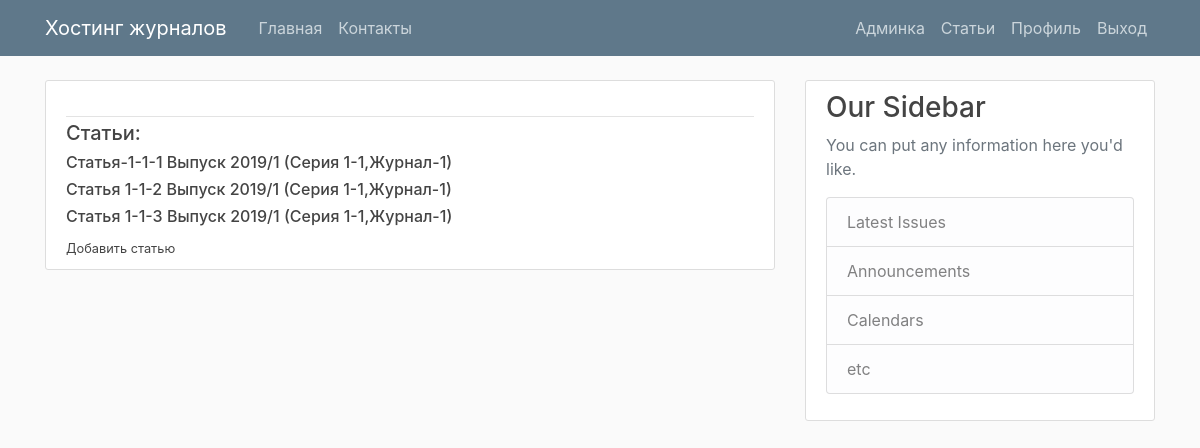
Screenshot of /articles/ (signed in) with the database file from the repository.
### mainapp/models.py (models this page shows, shortened)
class Article(models.Model):
    CREATED = 'CRE'
    REVIEWED = 'REV'
    EDITED = 'EDT'
    INCLUDED = 'INC'
    CANCEL = 'CNC'
    ARTICLE_STATUS_CHOICES = (
        (CREATED, 'создана' ),
        (REVIEWED, 'рецензирована' ),
        (EDITED, 'отредактирована' ),
        (INCLUDED, 'включена в выпуск' ),
        (CANCEL, 'отклонена' ),
    )
    name = models.CharField(verbose_name='Название статьи', max_length=128)
    authors = models.CharField(verbose_name='Авторы', max_length=256, blank=True)
    high_school = models.CharField(verbose_name='Учебные заведения', max_length=256, blank=True)
    description_ru = models.TextField(verbose_name='Краткое описание', blank=True)
    description_en = models.TextField(verbose_name='Short description', blank=True)
    abstract_ru = models.TextField(verbose_name='Аннотация', blank=True)
    abstract_en = models.TextField(verbose_name='Abstract', blank=True)
    keywords = models.CharField(verbose_name='Ключевые слава', max_length=256, blank=True)
    pdf_file = models.FileField(verbose_name='Файл статьи', upload_to='uploads/%Y/%m/%d/', blank=True)
    creation_date = models.DateField(verbose_name='Дата создания', blank=True, default=timezone.now)
    reviewed_date = models.DateField(verbose_name='Дата рецензирования', blank=True, null=True)
    include_date = models.DateField(verbose_name='Дата включения в выпуск', blank=True, null=True)
    status = models.CharField(verbose_name='Cтатус', max_length=3, choices=ARTICLE_STATUS_CHOICES, default=CREATED)
    issue = models.ForeignKey(Issue, on_delete=models.SET_NULL, blank=True, null=True)
    user = models.ForeignKey(User, on_delete=models.SET_NULL, blank=True, null=True)
    objects = models.Manager()
    def __str__(self):
        return self.name

class Issue(models.Model):
    series = models.ForeignKey(Series, on_delete=models.CASCADE)
    number = models.IntegerField(verbose_name='Номер выпуска', blank=True)
    year = models.IntegerField(verbose_name='Год выпуска', blank=True)
    publication_date = models.DateField(verbose_name='Дата публикации ГГГГ-ММ-ДД', default=timezone.now, blank=True, null=True)
    objects = models.Manager()
    def __str__(self):
        return f'{self.year}/{self.number}'

class Series(models.Model):
    journal = models.ForeignKey(Journal, on_delete=models.CASCADE)
    name = models.CharField(verbose_name='Наименование серии', max_length=128)
    description = models.TextField(verbose_name='О серии', blank=True)
    objects = models.Manager()
    def __str__(self):
        return self.name

class Journal(models.Model):
    name = models.CharField(verbose_name='Наименование журнала', max_length=128)
    issn = models.CharField(verbose_name='ISSN', max_length=64, blank=True)
    description = models.TextField(verbose_name='О журнале', blank=True)
    rkn_certificate_scan = models.FileField(verbose_name='Сканы сертификатов', upload_to='uploads/%Y/%m/%d/', blank=True)
    redactor = models.CharField(verbose_name='Редактор', max_length=128, blank=True)
    issue_period = models.CharField(verbose_name='Периодисность издания', max_length=32, blank=True)
    issuer = models.CharField(verbose_name='Издатель', max_length=64, blank=True)
    email = models.EmailField(verbose_name='Электронная почта', max_length=96, blank=True)
    phone = models.CharField(verbose_name='Телефон', max_length=64, blank=True)
    address = models.TextField(verbose_name='Почтовый адрес', blank=True)
    objects = models.Manager()
    def __str__(self):
        return self.name

### mainapp/views.py (the view)
# urls.py: path('articles/', article_list_view, name='article-list'),
def article_list_view(request):
    if request.user.is_superuser:
        objects = Article.objects.all()
    else:
        objects = Article.objects.filter(user=request.user)
    context = {
        'object_list': objects
    }
    return render(request, 'mainapp/article_list.html', context)

### mainapp/templates/mainapp/article_list.html (shortened to what this page needs)
{% extends "mainapp/base.html" %}
{% block content %}
        <article class="media content-section">
          <div class="media-body">
            <div class="article-metadata">
            </div>
            <h5 class="article-title">Статьи:</h5>
            {% for article in object_list %}
            <h6><a class="article-title" href="{% url 'main:article-detail' article.id  %}">
                {{ article }}
                {% if article.issue %}
                Выпуск {{ article.issue }} ({{article.issue.series}},{{article.issue.series.journal}})
                {% endif %}
            </a></h6>
            {% endfor %}
            {% if user.is_superuser %}
              <small class="text-muted"><a class="article-title" href="{% url 'main:article-create' %}">Добавить статью</a> </small>
            {% endif %}
          </div>
        </article>
{% endblock content %}

### static/css/main.css (style rules this page uses)
body { background: #fafafa; color: #333333; margin-top: 5rem; }
h1, h2, h3, h4, h5, h6 { color: #444444; }
.content-section { background: #ffffff; padding: 10px 20px; border: 1px solid #dddddd; border-radius: 3px; margin-bottom: 20px; }
.article-title { color: #444444; }
.article-metadata { padding-bottom: 1px; margin-bottom: 4px; border-bottom: 1px solid #e3e3e3 }

### rows the page displays
Article: name "Статья-1-1-1", issue "2019/1", issue.series "Серия 1-1", issue.series.journal "Журнал-1"
Article: name "Статья 1-1-2", issue "2019/1", issue.series "Серия 1-1", issue.series.journal "Журнал-1"
Article: name "Статья 1-1-3", issue "2019/1", issue.series "Серия 1-1", issue.series.journal "Журнал-1"
